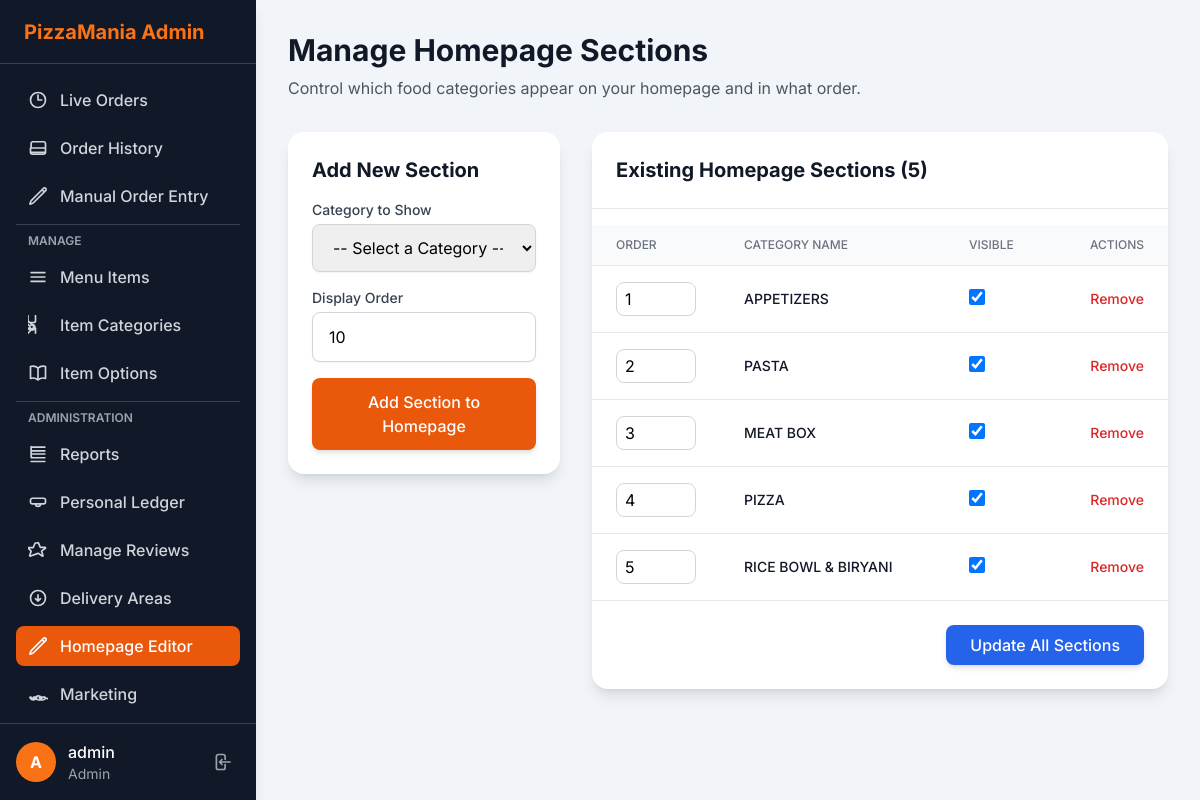
The page /admin/homepage_manager.php (signed in) on the database as committed earlier.
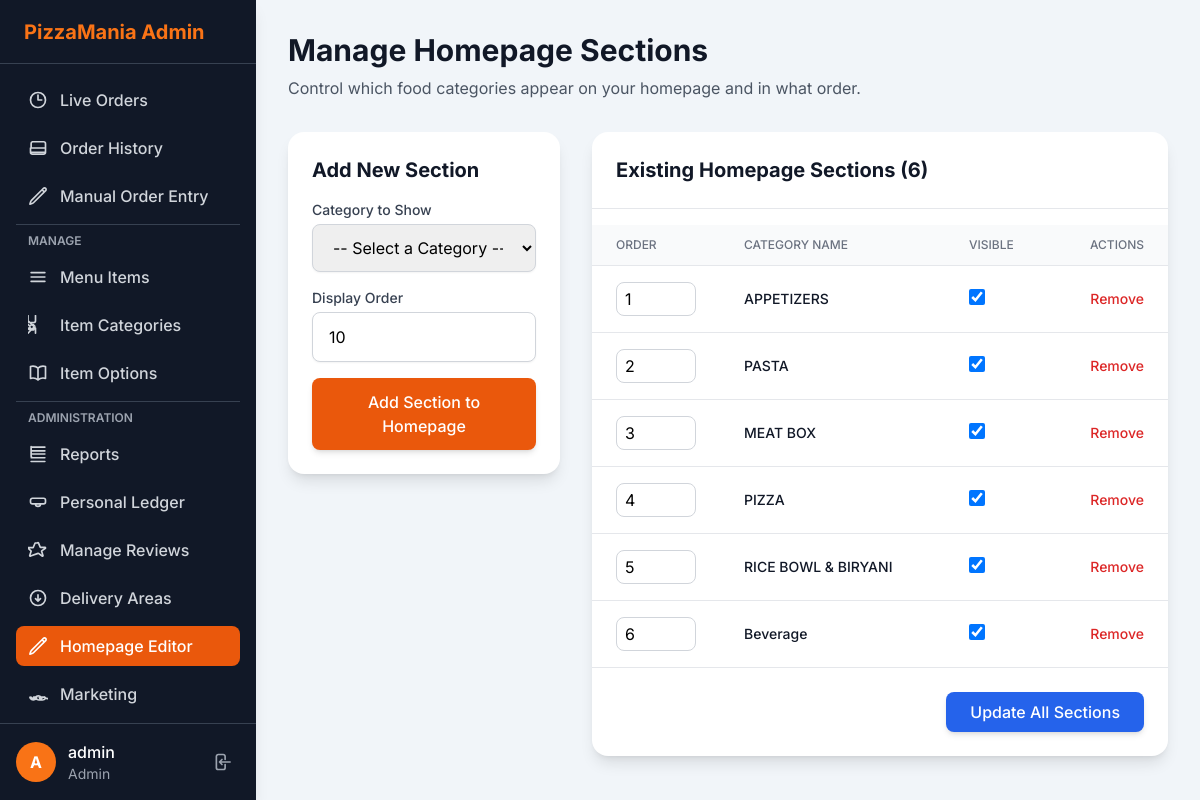
The same page on the database as committed later.
### tables this page shows
CREATE TABLE IF NOT EXISTS `homepage_sections` (
  `id` int NOT NULL AUTO_INCREMENT,
  `category_id` int NOT NULL,
  `display_order` int NOT NULL DEFAULT '0',
  `is_visible` tinyint(1) NOT NULL DEFAULT '1',
  PRIMARY KEY (`id`),
  KEY `category_id` (`category_id`)
);

CREATE TABLE IF NOT EXISTS `categories` (
  `id` int NOT NULL AUTO_INCREMENT,
  `name` varchar(100) NOT NULL,
  `description` text,
  `image` varchar(255) DEFAULT NULL,
  `svg_icon` text,
  `is_visible` tinyint(1) NOT NULL DEFAULT '1',
  PRIMARY KEY (`id`)
);

### config.php (called while the page is built, shortened)
<?php
function get_csrf_token() {
    return $_SESSION['csrf_token'];
}
function e($data) {
    return htmlspecialchars($data ?? '', ENT_QUOTES, 'UTF-8');
}
?>

### admin/homepage_manager.php (the view, shortened to what the changed rows need)
<?php
require_once('header.php');
$page_title = 'Manage Homepage Sections';
$sections = [];
$sql = "SELECT hs.*, c.name as category_name
        FROM homepage_sections hs
        JOIN categories c ON hs.category_id = c.id
        ORDER BY hs.display_order ASC";
$sec_result = $db->query($sql);
while ($row = $sec_result->fetch_assoc()) {
    $sections[] = $row;
}
?>
<h1 class="text-3xl font-bold text-gray-900 mb-2"><?php echo e($page_title); ?></h1>
<div class="grid grid-cols-1 lg:grid-cols-3 gap-8">
    <div class="lg:col-span-1">
        <div class="bg-white p-6 rounded-2xl shadow-lg">
            <h2 class="text-xl font-bold text-gray-900 mb-4">Add New Section</h2>
        </div>
    </div>
    <div class="lg:col-span-2">
        <div class="bg-white rounded-2xl shadow-lg">
            <h2 class="text-xl font-bold text-gray-900 mb-4 p-6 border-b border-gray-200">
                Existing Homepage Sections (<?php echo count($sections); ?>)
            </h2>
            <form action="homepage_manager.php" method="POST">
                <div class="overflow-x-auto">
                    <table class="min-w-full divide-y divide-gray-200">
                        <thead class="bg-gray-50">
                            <tr>
                                <th class="px-6 py-3 text-left text-xs font-medium text-gray-500 uppercase">Order</th>
                                <th class="px-6 py-3 text-left text-xs font-medium text-gray-500 uppercase">Category Name</th>
                                <th class="px-6 py-3 text-left text-xs font-medium text-gray-500 uppercase">Visible</th>
                                <th class="px-6 py-3 text-right text-xs font-medium text-gray-500 uppercase">Actions</th>
                            </tr>
                        </thead>
                        <tbody class="bg-white divide-y divide-gray-200">
                            <?php if (empty($sections)): ?>
                                <tr><td colspan="4" class="px-6 py-4 text-center text-gray-500">No homepage sections found.</td></tr>
                            <?php else: ?>
                                <?php foreach ($sections as $section): ?>
                                    <tr>
                                        <td class="px-6 py-4 w-24">
                                            <input type="number" name="display_order[<?php echo e($section['id']); ?>]"
                                                   value="<?php echo e($section['display_order']); ?>"
                                                   class="w-20 px-2 py-1 border border-gray-300 rounded-lg">
                                        </td>
                                        <td class="px-6 py-4"><div class="text-sm font-medium text-gray-900"><?php echo e($section['category_name']); ?></div></td>
                                        <td class="px-6 py-4">
                                            <input type="checkbox" name="is_visible[]"
                                                   value="<?php echo e($section['id']); ?>"
                                                   <?php echo ($section['is_visible']) ? 'checked' : ''; ?>
                                                   class="h-4 w-4 text-orange-600 border-gray-300 rounded focus:ring-orange-500">
                                        </td>
                                        <td class="px-6 py-4 text-right text-sm font-medium">
                                            <a href="homepage_manager.php?action=delete&id=<?php echo e($section['id']); ?>&csrf_token=<?php echo e(get_csrf_token()); ?>"
                                               class="text-red-600 hover:text-red-900"
                                               onclick="return confirm('Are you sure you want to remove this section?');">
                                                Remove
                                            </a>
                                        </td>
                                    </tr>
                                <?php endforeach; ?>
                            <?php endif; ?>
                        </tbody>
                    </table>
                </div>
                <?php if (!empty($sections)): ?>
                <div class="p-6 border-t border-gray-200 text-right">
                </div>
                <?php endif; ?>
            </form>
        </div>
    </div>
</div>
<?php
require_once('footer.php');
?>

Rows that differ between the two databases and show on the page:
added homepage_sections: display_order "6", category.name "Beverage", is_visible "☑"
Other text that changed with them:
count($sections): "5" → "6"
